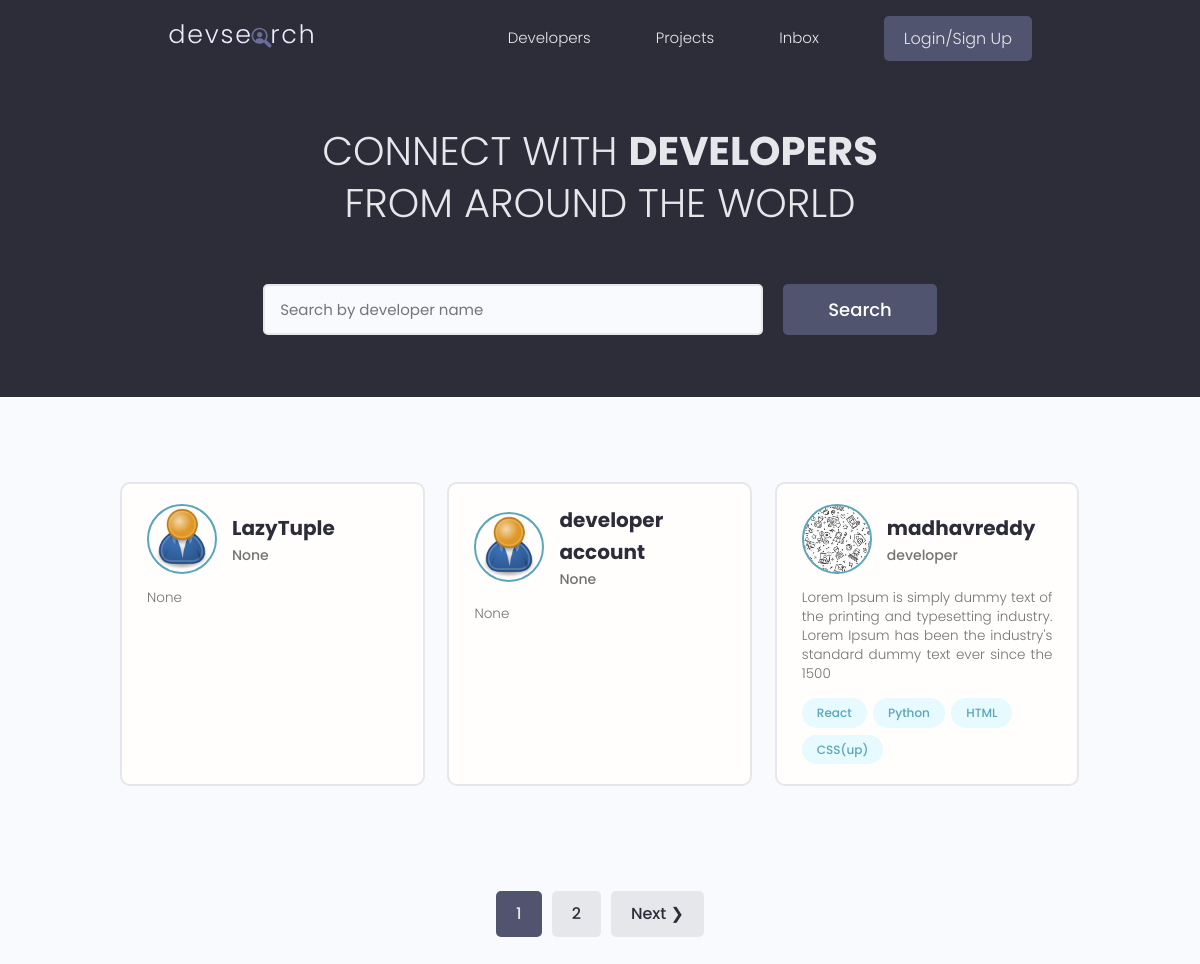
The page / on the database its author committed.
### users/models.py (models this page shows, shortened)
class Profile (models.Model):
    user = models.OneToOneField(
        User, on_delete=models.CASCADE, null=True, blank=True)
    name = models.CharField(max_length=200, blank=True, null=True)
    email = models.EmailField(max_length=500, blank=True, null=True)
    username = models.CharField(max_length=200, blank=True, null=True)
    location = models.CharField(max_length=200, blank=True, null=True)
    short_intro = models.CharField(max_length=200, blank=True, null=True)
    bio = models.TextField(blank=True, null=True)
    profile_image = models.ImageField(
        null=True, blank=True, upload_to='profiles/', default="profiles/user-default.png")
    social_github = models.CharField(max_length=200, blank=True, null=True)
    social_twitter = models.CharField(max_length=200, blank=True, null=True)
    social_linkedin = models.CharField(max_length=200, blank=True, null=True)
    social_youtube = models.CharField(max_length=200, blank=True, null=True)
    social_website = models.CharField(max_length=200, blank=True, null=True)
    created = models.DateTimeField(auto_now_add=True)
    id = models.UUIDField(default=uuid.uuid4, unique=True,
                          primary_key=True, editable=False)

class Skill(models.Model):
    owner=models.ForeignKey(Profile, on_delete=models.CASCADE,null=True,blank=True)
    name=models.CharField(max_length=200,null=True,blank=True)
    description=models.TextField(null=True,blank=True)
    created = models.DateTimeField(auto_now_add=True)
    id = models.UUIDField(default=uuid.uuid4, unique=True,
                          primary_key=True, editable=False)
    def __str__(self):
        return str(self.name)

### users/views.py (the view)
# urls.py: path('',views.profiles,name="profiles"),
def profiles(request):
    profiles, search_query = searchProfiles(request)
    custom_range, profiles = paginateProfiles(request, profiles, 3)
    context={'profiles':profiles,'search_query': search_query,'custom_range': custom_range}
    return render(request, 'users/profiles.html',context)

### users/utils.py (called while the page is built)
def paginateProfiles(request, profiles, results):
    page = request.GET.get('page')
    paginator = Paginator(profiles, results)
    try:
        profiles = paginator.page(page)
    except PageNotAnInteger:
        page = 1
        profiles = paginator.page(page)
    except EmptyPage:
        page = paginator.num_pages
        profiles = paginator.page(page)
    leftIndex = (int(page) - 4)
    if leftIndex < 1:
        leftIndex = 1
    rightIndex = (int(page) + 5)
    if rightIndex > paginator.num_pages:
        rightIndex = paginator.num_pages + 1
    custom_range = range(leftIndex, rightIndex)
    return custom_range, profiles

def searchProfiles(request):
    search_query = ''
    if request.GET.get('search_query'):
        search_query = request.GET.get('search_query')
    skills = Skill.objects.filter(name__icontains=search_query)
    profiles = Profile.objects.distinct().filter(
        Q(name__icontains=search_query) |
        Q(short_intro__icontains=search_query) |
        Q(skill__in=skills)
    )
    return profiles, search_query

### users/templates/users/profiles.html (shortened to what this page needs)
{% extends 'base.html' %}
{% block content %}
<main class="home">
    <section class="hero-section text-center">
        <div class="container container--narrow">
            <div class="hero-section__box">
                <h2>CONNECT WITH <span>DEVELOPERS</span></h2>
                <h2>FROM AROUND THE WORLD</h2>
            </div>
            <div class="hero-section__search">
                <form id="searchForm" class="form" action="{% url 'profiles' %}" method="get">
                    <div class="form__field">
                        <input class="input input--text" id="formInput#search" type="text" name="search_query"
                            value="{{search_query}}" placeholder="Search by developer name" />
                    </div>
                    <input class="btn btn--sub btn--lg" type="submit" value="Search" />
                </form>
            </div>
        </div>
    </section>
    <section class="devlist">
        <div class="container">
            <div class="grid grid--three">
                {% for profile in profiles %}
                <div class="column card">
                    <div class="dev">
                        <a href="{% url 'user-profile' profile.id %}" class="card__body">
                            <div class="dev__profile">
                                <img class="avatar avatar--md" src="{{ profile.profile_image.url }}" alt="image" />
                                <div class="dev__meta">
                                    <h3>{{profile.name}}</h3>
                                    <h5>{{profile.short_intro|slice:"60"}}</h5>
                                </div>
                            </div>
                            <p class="dev__info">{{profile.bio|slice:"150"}}</p>
                            <div class="dev__skills">
                                {% for skill in profile.skill_set.all|slice:"5" %}
                                <span class="tag tag--pill tag--main">
                                    <small>{{skill}}</small>
                                </span>
                                {% endfor %}
                            </div>
                        </a>
                    </div>
                </div>
                {% endfor %}
            </div>
        </div>
    </section>
    {% include 'pagination.html' with queryset=profiles custom_range=custom_range %}
</main>
{% endblock content %}

### templates/base.html (shortened to what this page needs)
<!DOCTYPE html>
{% load static %}
<html lang="en">
    <head>
        <link rel="stylesheet" href="https://cdn.iconmonstr.com/1.3.0/css/iconmonstr-iconic-font.min.css" />
        <link rel="stylesheet" href="{% static 'uikit/styles/uikit.css' %}" />
        <link rel="stylesheet" href="{% static 'styles/app.css' %}" />
      </head>
<body>
    {% include 'nav-bar.html' %}
    {% block content %}
     {% endblock content %}
</body>
</html>

### templates/nav-bar.html (shortened to what this page needs)
{% load static %}
<header class="header">
    <div class="container container--narrow">
      <a href="{% url 'projects' %}" class="header__logo">
        <img src="{% static 'images/logo.svg' %}" alt="DevSearch Logo" />
      </a>
      <nav class="header__nav">
        <ul class="header__menu">
          <li class="header__menuItem"><a href="{% url 'profiles' %}">Developers</a></li>
          <li class="header__menuItem"><a href="{% url 'projects' %}">Projects</a></li>
          <li class="header__menuItem"><a href="inbox.html">Inbox</a></li>
          {% if request.user.is_authenticated %}
          <li class="header__menuItem"><a href="{% url 'account' %}">Account</a></li>
          <li class="header__menuItem"><a href="{% url 'logout' %}" class="btn btn--sub">Logout</a></li>
          {% else %}
          <li class="header__menuItem"><a href="{% url 'login' %}" class="btn btn--sub">Login/Sign Up</a></li>
          {% endif %}
        </ul>
      </nav>
    </div>
  </header>

### templates/pagination.html (shortened to what this page needs)
{% if queryset.has_other_pages %}
<div class="pagination">
    <ul class="container">
        {% for page in custom_range %}
        {% if page == queryset.number%}
        <li><a href="?page={{page}}" class="btn page-link btn--sub" data-page="{{page}}">{{page}}</a></li>
        {% else %}
        <li><a href="?page={{page}}" class="btn page-link" data-page="{{page}}">{{page}}</a></li>
        {% endif %}
        {% endfor %}
        {% if queryset.has_next %}
        <li><a href="?page={{queryset.next_page_number}}" class="btn page-link"
                data-page="{{queryset.next_page_number}}">Next &#10095;</a></li>
        {% endif %}
    </ul>
</div>
{% endif %}

### static/styles/app.css (style rules this page uses)
:root { --color-sub: #2d2d39; }
.btn--sub { background-color: var(--color-sub-light); }
.card { border: 2px solid var(--color-light); }
img { width: 100%; }
.header { position: sticky; z-index: 111; background-color: var(--color-sub); padding: 1.5rem 0; }
.header > .container { display: flex; justify-content: space-between; align-items: center; }
.header__logo > img { height: 3.8rem; }
.header__nav > ul { display: inline-flex; align-items: center; list-style: none; gap: 6.5rem; }
.header__menuItem > a { color: var(--color-light); font-weight: 300; }
.hero-section { height: 40vh; display: flex; align-items: center; background-color: var(--color-sub); }
.hero-section__box { margin-bottom: 4rem; }
.hero-section__box > h2, .hero-section__box > h2 > span { font-size: 4rem; color: var(--color-light); line-height: 1.3; text-transform: uppercase; }
.hero-section__box > h2 { font-weight: 300; }
.hero-section__box > h2 > span { font-weight: 700; }
.hero-section__search > .form { display: flex; align-items: center; justify-content: center; gap: 2rem; }
.hero-section__search > .form input.input--text { width: 50rem; }
.devlist { margin-top: 8rem; }
.devlist .grid { align-items: stretch; }
.devlist .dev .dev__profile { display: flex; align-items: center; gap: 1.5rem; }
.devlist .dev .dev__meta h3 { color: var(--color-sub); font-size: 2rem; font-weight: 700; }
.devlist .dev .dev__meta h5 { color: var(--color-text); font-size: 1.4rem; font-weight: 500; }
.devlist .dev .dev__info { margin: 1.5rem 0; font-size: 1.35rem; line-height: 1.4; text-align: justify; }
.pagination { margin-top: 8rem; margin-bottom: 10rem; }
.pagination > ul { flex-wrap: wrap; list-style: none; display: flex; align-items: center; justify-content: center; gap: 1rem; }
.pagination .btn { color: var(--color-sub); }
.pagination .btn.btn--sub { color: var(--color-light); }

### static/uikit/styles/modules/_variables.css (style rules this page uses)
:root { --color-main: #5aa5b9; --color-main-light: #e6faff; --color-sub: #3f4156; --color-sub-light: #51546e; --color-sub-lighter: #ededfd; --color-text: #737373; --color-gray: #8b8b8b; --color-light: #e5e7eb; --color-light-gray: #767676; --color-bg: #f8fafd; --color-white: #fffefd; --color-white-light: #f3f3f3; --color-success: #359e64; --color-success-bg: #def8e8; --color-error: #fc4b0b; --color-error-bg: #fff2ee; --font-base: 'Poppins', arial, helvetica, 'Segoe UI', roboto, ubuntu, sans-serif; --font-monospace: 'Fira Code', 'Courier New', courier, monospace; --font-regular: 300; --font-medium: 500; --font-bold: 700; --generic-shadow: 1px 1px 5px #00000010; --generic-transition: all 0.3s ease-in-out; }

### static/uikit/styles/modules/_base.css (style rules this page uses)
* { margin: 0; padding: 0; box-sizing: border-box; text-rendering: optimizeLegibility; color: inherit; font-size: inherit; }
html { font-size: 50%; }
@media only screen and (min-width: 480px) { html { font-size: 56.25%; } }
@media only screen and (min-width: 1200px) { html { font-size: 62.5%; } }
body { line-height: 1.6; font-weight: 400; font-size: 1.5rem; color: var(--color-text); background-color: var(--color-bg); min-height: 100vh; }

### static/uikit/styles/modules/_typography.css (style rules this page uses)
* { font-family: var(--font-base); }
h2 { font-size: 3.6rem; font-weight: var(--font-bold); }
h3 { font-size: 3.2rem; font-weight: var(--font-medium); }
h5 { font-size: 2.4rem; font-weight: var(--font-medium); }
h5, h6 { font-weight: var(--font-regular); }
p, span, strong { font-size: 1.6rem; color: var(--color-text); font-weight: var(--font-regular); }
a { padding-bottom: 2px; text-decoration: none; display: inline-block; color: var(--color-main); font-weight: var(--font-medium); }

### static/uikit/styles/modules/_utilities.css (style rules this page uses)
.container { width: 92%; max-width: 165rem; margin: 0 auto; box-sizing: border-box; }
.container--narrow { width: 92%; max-width: 120rem; }
@media screen and (min-width: 1000px) { .container { width: 90%; } }
@media screen and (min-width: 1000px) { .container--narrow { width: 85%; } }
@media screen and (min-width: 1200px) { .container { width: 80%; } }
@media screen and (min-width: 1200px) { .container--narrow { width: 72%; } }
.text-center { text-align: center; }

### static/uikit/styles/modules/_avatar.css (style rules this page uses)
.avatar { border-radius: 50%; border: 2px solid var(--color-main); object-fit: cover; }
.avatar--md { height: 7rem; width: 7rem; }

### static/uikit/styles/modules/_card.css (style rules this page uses)
.card { border-radius: 1rem; background-color: var(--color-white); border: 1.5px solid var(--color-light); width: auto; height: auto; margin-top: 0.5rem; margin-bottom: 0.5rem; overflow: hidden; }
.card__body, .card__header { padding: 2rem 2.5rem; }

### rows shown on the page
Profile: profile_image (placeholder picture), name "LazyTuple", short_intro "None", bio "None"
Profile: profile_image (placeholder picture), name "developer account", short_intro "None", bio "None"
Profile: profile_image (picture), name "madhavreddy", short_intro "developer", bio "Lorem Ipsum is simply dummy text of the printing and typesetting industry. Lorem Ipsum has been the industry's standard dummy text ever since the 1500"
Skill: name "React"
Skill: name "Python"
Skill: name "HTML"
Skill: name "CSS(up)"

### other values the page prints
{{ page }} "1"
{{ page }} "2"
